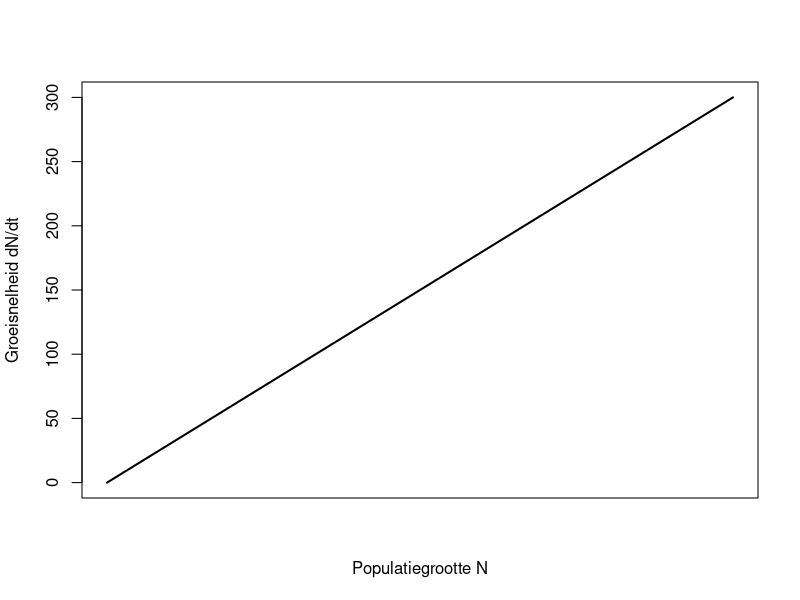
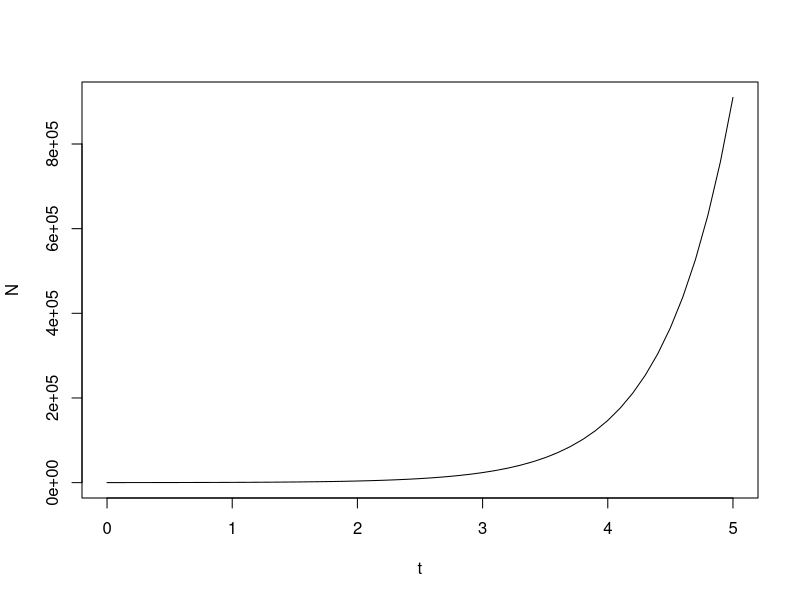
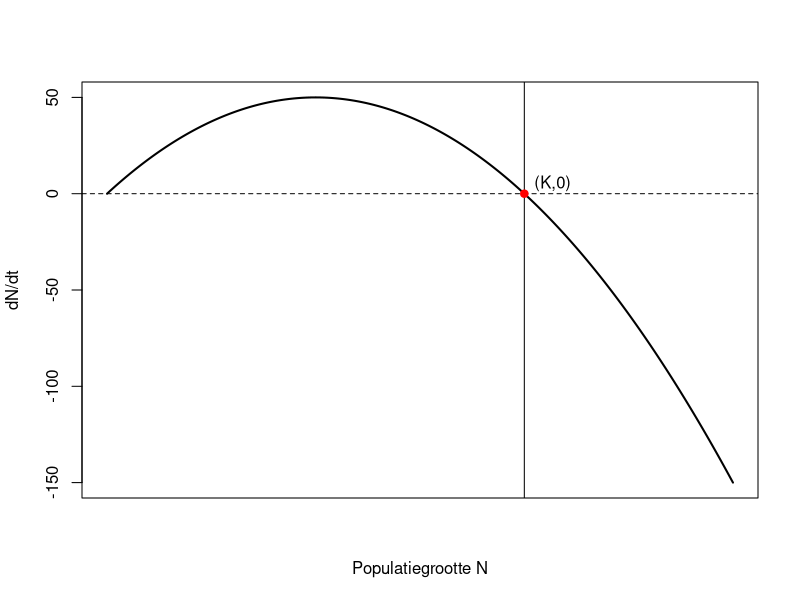
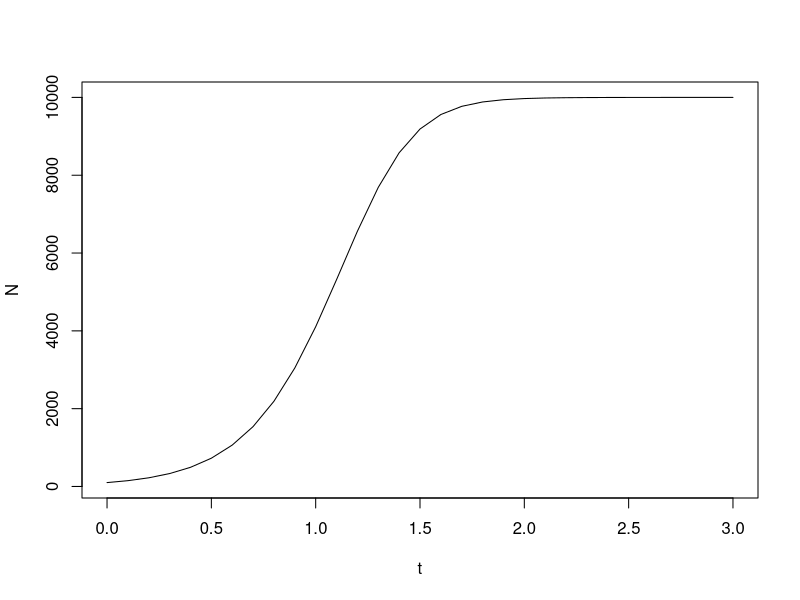
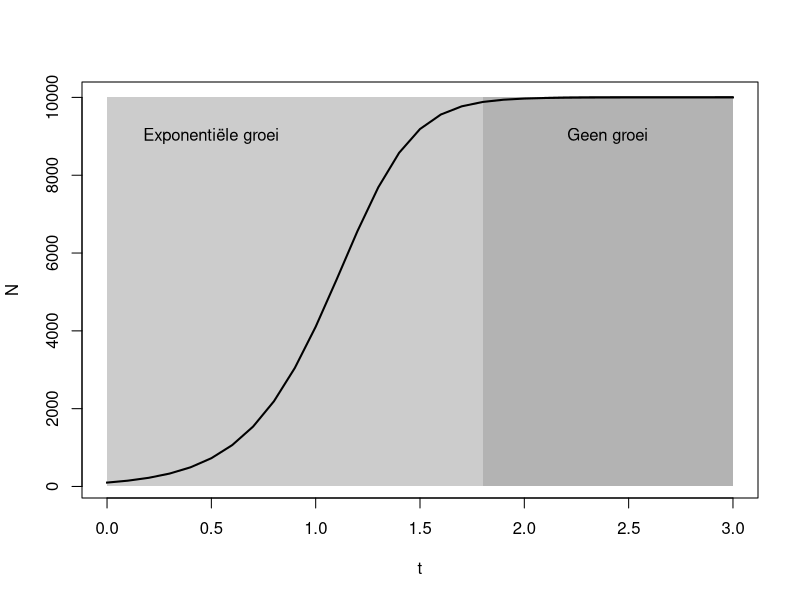
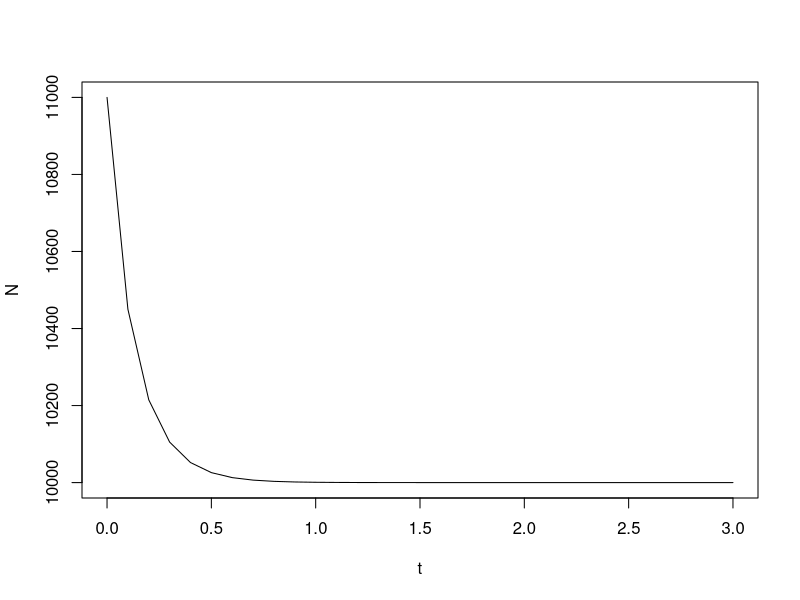
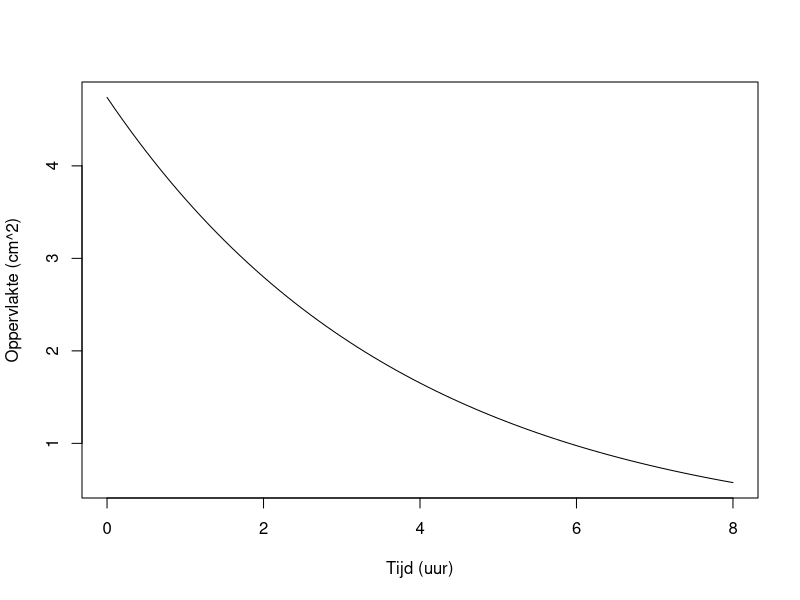
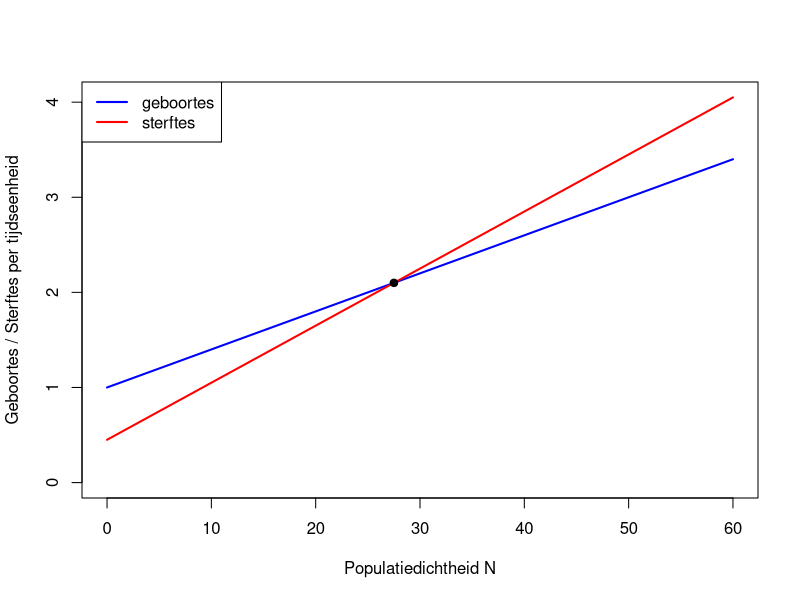

Write the R code that produced these figures, in order.
## ---- chunk 1
r <- 2 # parameter voor de groeisnelheid

# N-waarden
N_vals <- seq(0, 150, length.out = 400)

# afgeleide van logistiek model
dNdt <- r * N_vals

# plot
plot(N_vals, dNdt, type = "l", lwd = 2,
     xlab = "Populatiegrootte N",
     ylab = "Groeisnelheid dN/dt",
     xaxt = "n")
## ---- chunk 2
dt <- 0.1 # tijdstappen voor berekeningen en plotten
r <- 2 # groeisnelheid

t <- seq(0,5, by = dt) # we plotten 5 tijdseenheden
N <- numeric(length(t)) # vector om populatiegroottes in op te slaan
N[1] <- 100 # beginwaarde 100

for(i in 1:(length(t)-1)){
  N[i + 1] <- N[i] + dt * r * N[i] # huidige waarde + tijdsstap*afgeleide (differentiaalvergelijking)
}

plot(t,N, type = 'l')
## ---- chunk 3
# parameters
r <- 2
K <- 100

# N-waarden
N_vals <- seq(0, 150, length.out = 400)

# afgeleide van logistiek model
dNdt <- r * N_vals * (1 - N_vals / K)

# plot
plot(N_vals, dNdt, type = "l", lwd = 2,
     xlab = "Populatiegrootte N",
     ylab = "dN/dt",
     xaxt = "n")

abline(h = 0, lty = 2)
abline(v=K)

# evenwichtspunt
points(K, 0, pch = 19, col = "red")
text(K, max(dNdt)*0.1, labels = "(K,0)", pos = 4)
## ---- chunk 4
dt <- 0.1
r <- 5 # groeisnelheid
K <- 10000 # draagkracht

t <- seq(0,3, by = dt)
N <- numeric(length(t))
N[1] <- 100

for(i in 1:(length(t)-1)){
  N[i + 1] <- N[i] + dt *r*N[i]*(1 - N[i]/K) # de nieuwe differentiaalvergelijking
}

plot(t,N, type = 'l')
## ---- chunk 5
dt <- 0.1
r <- 5

t <- seq(0, 3, by = dt)
N <- numeric(length(t))
N[1] <- 100

for(i in 1:(length(t)-1)){
  N[i + 1] <- N[i] + dt *r*N[i]*(1 - N[i]/K)
}

# Fasegrens (ongeveer)
exp_end <- 1.8

plot(t, N, 
     type = "l", 
     lwd = 2)

# fase van exponentiële groei
rect(0, 0, exp_end, max(N), col = "grey80", border = NA)

# stationaire fase
rect(exp_end, 0, max(t), max(N),col = "grey70", border = NA)

lines(t, N, lwd = 2)

text(0.5, max(N)*0.9, "Exponentiële groei")
text(2.4, max(N)*0.9, "Geen groei")

## ---- chunk 6
N[1] <- 1.1*K # start op 1.1 maal de draagkracht
for(i in 1:(length(t)-1)){
  N[i + 1] <- N[i] + dt *r*N[i]*(1 - N[i]/K)
}

plot(t,N, type = 'l')
## ---- chunk 7
dt <- 0.1
beta <- -0.26
t <- seq(0, 8, by = dt)
A <- numeric(length(t))
A[1] <- 4.74

for(i in 1:(length(t)-1)){
  A[i + 1] <- A[i] + dt * beta * A[i]
}

plot(t, A, type = "l", xlab = "Tijd (uur)", ylab = "Oppervlakte (cm^2)")
## ---- chunk 8
g <- function(n) 1 + 0.04*n
# of (vooral voor langere functies:)
s <- function(n) {
      0.45 + 0.06*n
    }
## ---- chunk 9
# evenwichtspunt
K <- 27.5

# plotbereik
n_vals <- seq(0, 60, length.out = 400)

# basisplot
plot(n_vals, g(n_vals), type = "l", lwd = 2, col = "blue",
     ylim = c(0, max(g(n_vals), s(n_vals))),
     xlab = "Populatiedichtheid N",
     ylab = "Geboortes / Sterftes per tijdseenheid")


lines(n_vals, s(n_vals), lwd = 2, col = "red")

# evenwichtspunt
points(K, g(K), pch = 19)

# legenda
legend("topleft",
       legend = c("geboortes", "sterftes"),
       col = c("blue", "red"),
       lwd = 2)
## ---- chunk 10
dt <- 0.1
r <- 0.55
K <- 27.5

t <- seq(0, 30, by = dt)
N <- numeric(length(t))
N[1] <- 1

for(i in 1:(length(t)-1)){
  N[i + 1] <- N[i] + dt * r * N[i] * (1 - N[i]/K)
}

plot(t, N, type = "l")

# schattingen alleen uit N:
K_schat <- tail(N, 1)                    # plateau = draagkracht
r_schat <- (N[2] - N[1]) / (dt * N[1])   # begin: dN/dt ≈ rN
c(K_schat, r_schat)
## ---- chunk 11
vroeg <- N < 0.1 * K   # alleen het beginstuk
# Alternatief: selecteer voor de eerste tijdseenheid of iets dergelijks
model <- lm(log(N[vroeg]) ~ t[vroeg])
coef(model)[2]         # helling = schatting van r
